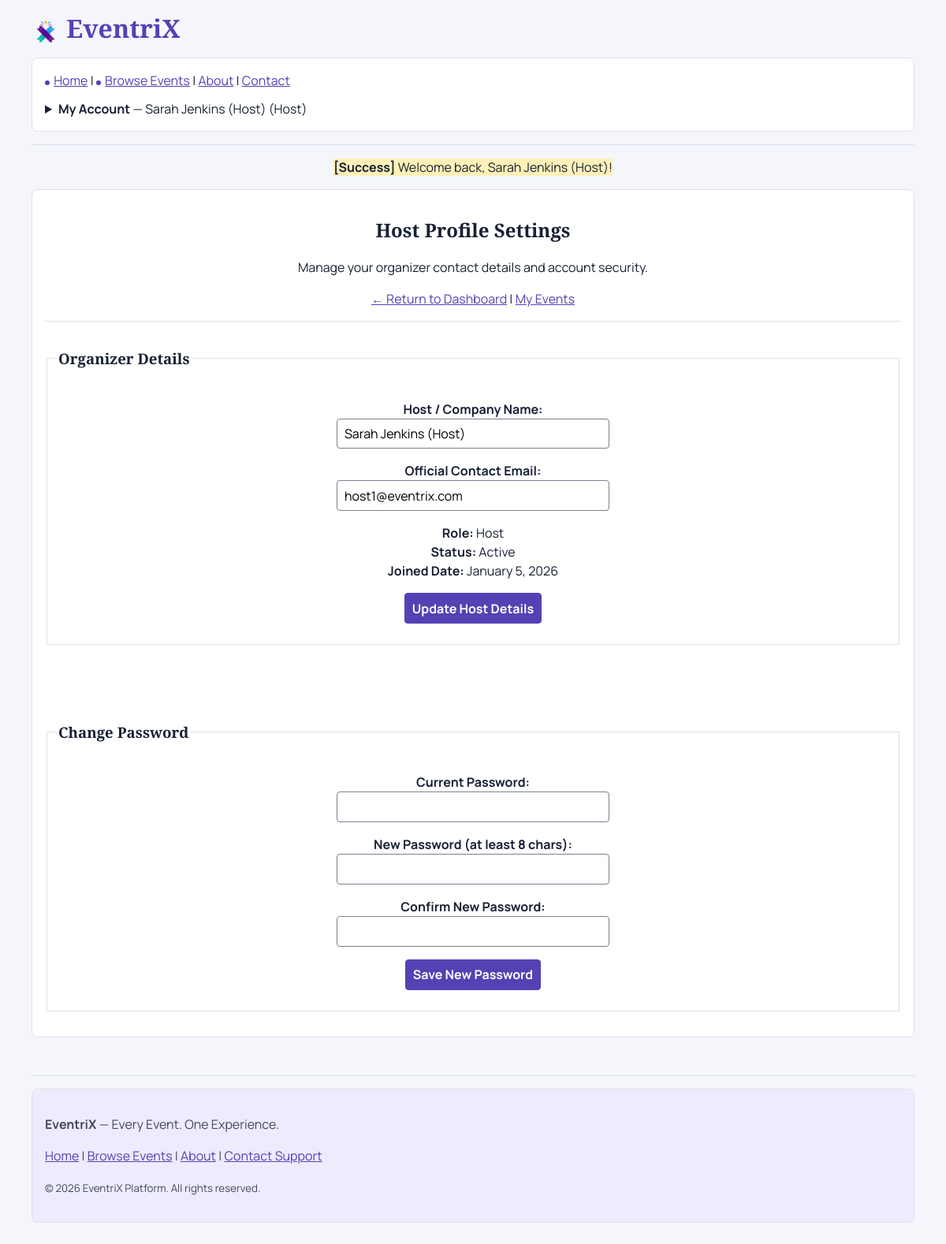
Page /host/profile.php (signed in) on the committed database.
### tables this page shows
CREATE TABLE `users` (
  `id` INT AUTO_INCREMENT PRIMARY KEY,
  `full_name` VARCHAR(100) NOT NULL,
  `email` VARCHAR(150) NOT NULL UNIQUE,
  `password` VARCHAR(255) NOT NULL,
  `role` ENUM('admin', 'host', 'user') NOT NULL DEFAULT 'user',
  `status` ENUM('active', 'suspended') NOT NULL DEFAULT 'active',
  `created_at` TIMESTAMP DEFAULT CURRENT_TIMESTAMP,
  INDEX `idx_users_role` (`role`),
  INDEX `idx_users_status` (`status`)
);

### host/profile.php (the view, shortened to what this page needs)
<?php
require_once __DIR__ . '/../includes/database.php';
require_once __DIR__ . '/../includes/functions.php';
$host_id = current_user_id();
$stmt = $pdo->prepare("SELECT id, full_name, email, role, status, created_at FROM users WHERE id = ?");
$stmt->execute([$host_id]);
$host = $stmt->fetch();
require __DIR__ . '/../includes/header.php';
?>
<center>
    <h2>Host Profile Settings</h2>
    <p>Manage your organizer contact details and account security.</p>
    <p><a href="dashboard.html">&larr; Return to Dashboard</a> | <a href="manage-events.html">My Events</a></p>
    <hr>
    <fieldset>
        <legend><h3>Organizer Details</h3></legend>
        <form action="profile.html" method="POST">
            <p>
                <label for="full_name"><strong>Host / Company Name:</strong></label><br>
                <input type="text" id="full_name" name="full_name" required size="35"
                       value="<?php echo e($host['full_name']); ?>">
            </p>
            <p>
                <label for="email"><strong>Official Contact Email:</strong></label><br>
                <input type="email" id="email" name="email" required size="35"
                       value="<?php echo e($host['email']); ?>">
            </p>
            <p>
                <strong>Role:</strong> <?php echo ucfirst(e($host['role'])); ?><br>
                <strong>Status:</strong> <?php echo ucfirst(e($host['status'])); ?><br>
                <strong>Joined Date:</strong> <?php echo format_date($host['created_at']); ?>
            </p>
            <p>
                <button type="submit"><strong>Update Host Details</strong></button>
            </p>
        </form>
    </fieldset>
    <br><br>
    <fieldset>
        <legend><h3>Change Password</h3></legend>
        <form action="profile.html" method="POST">
            <p>
                <label for="current_password"><strong>Current Password:</strong></label><br>
                <input type="password" id="current_password" name="current_password" required size="35">
            </p>
            <p>
                <label for="new_password"><strong>New Password (at least 8 chars):</strong></label><br>
                <input type="password" id="new_password" name="new_password" minlength="8" required size="35">
            </p>
            <p>
                <label for="confirm_password"><strong>Confirm New Password:</strong></label><br>
                <input type="password" id="confirm_password" name="confirm_password" minlength="8" required size="35">
            </p>
            <p>
                <button type="submit"><strong>Save New Password</strong></button>
            </p>
        </form>
    </fieldset>
</center>
<?php require __DIR__ . '/../includes/footer.php'; ?>

### assets/css/site.css (style rules this page uses)
:root { --accent: #5342b3; --ink: #172033; --line: #dce0eb; }
* { box-sizing: border-box; }
body { margin: 0 auto; max-width: 72rem; padding: 1rem; color: var(--ink); background: #f5f6fb; font: 1rem/1.5 Manrope, Arial, sans-serif; }
h1, h2, h3 { font-family: "Playfair Display", Georgia, serif; line-height: 1.25; }
a { color: var(--accent); }
hr { border: 0; border-top: 1px solid var(--line); }
fieldset { min-width: 0; margin-block: 1rem; border: 1px solid var(--line); }
input, select, textarea, button { max-width: 100%; padding: .4rem .55rem; border: 1px solid #7b8090; border-radius: 4px; font: inherit; }
button, .nav-auth, .landing-intro > p:last-child a, .landing-cta a { color: white; background: var(--accent); border-color: var(--accent); }
button { cursor: pointer; }

### rows in the picture
users: full_name "Sarah Jenkins (Host)", email "host1@eventrix.com", role "Host", status "Active", created_at "January 5, 2026"

### other values in the picture
$site_name "EventriX"
current_user_name() "Sarah Jenkins (Host)"
current_user_role() "Host"
$message "Welcome back, Sarah Jenkins (Host)!"
